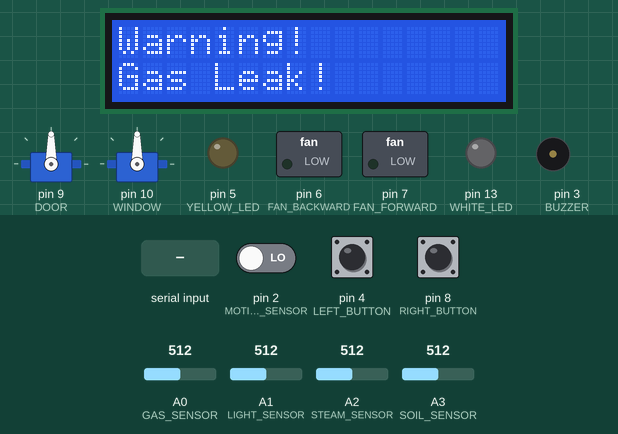
Simulated run of this sketch. Board: Arduino Uno, built with avr-gcc and run on an emulated ATmega328P. Parts: 16×2 character LCD, 2 × servo, switched loads named in the sketch (green lamp = pin HIGH), output pins drawn as LEDs (lit = HIGH), buzzer (waves = sounding). The inputs (shaded band) are chosen by the test bench; at power-on: A0 (GAS_SENSOR) = 512, pin 4 (LEFT_BUTTON) HIGH, A1 (LIGHT_SENSOR) = 512, pin 2 (MOTION_SENSOR) LOW, pin 8 (RIGHT_BUTTON) HIGH, A2 (STEAM_SENSOR) = 512, A3 (SOIL_SENSOR) = 512. What the sketch prints to the serial monitor is not drawn.

Above: at 1.2 s.
1.3 s: A0 (GAS_SENSOR) set to 108
3.0 s: A0 (GAS_SENSOR) set to 91
At 3.9 s:
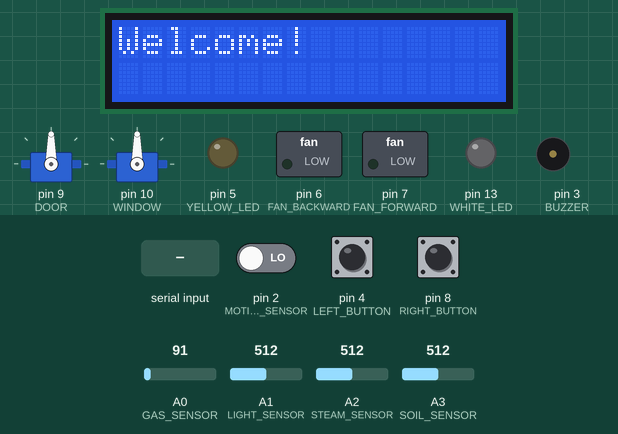
4.6 s: pin 4 (LEFT_BUTTON) pulled LOW for 0.15 s
At 5.8 s:
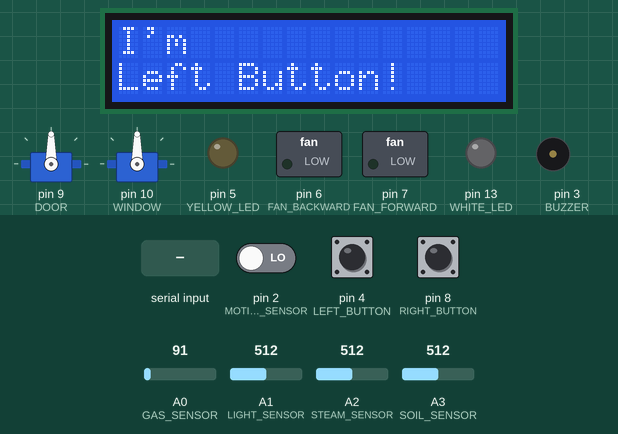
6.2 s: A1 (LIGHT_SENSOR) set to 108
8.8 s: A1 (LIGHT_SENSOR) set to 90
At 10.3 s:
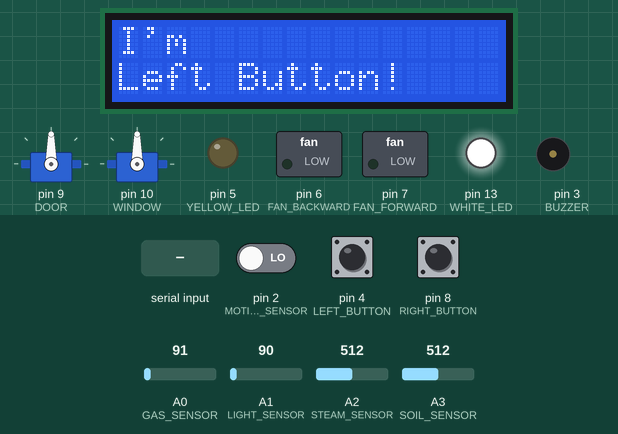
10.6 s: "1" received over Serial
At 11.6 s:
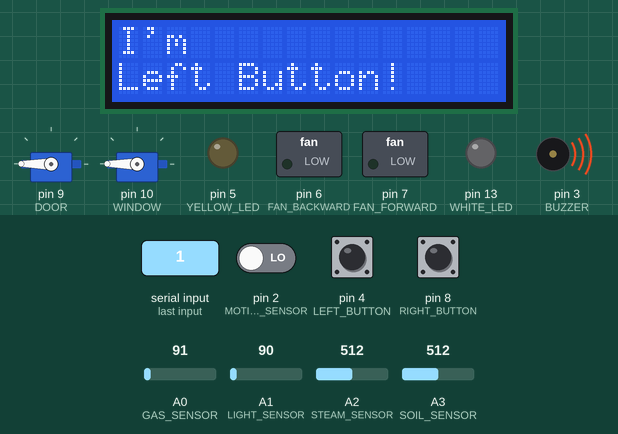
Timing chart, 0 to 13.1 s (numbered marks = the images above; inputs shaded):
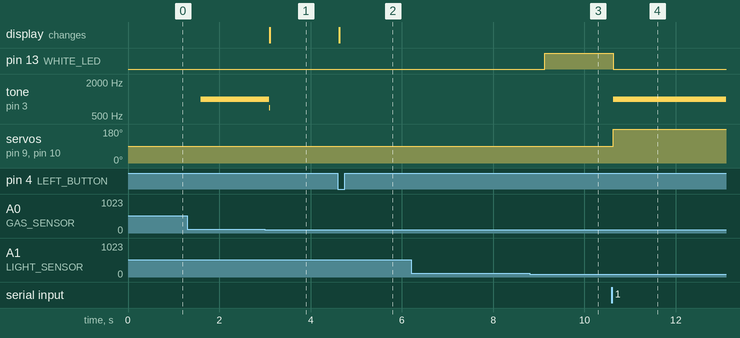

Measured:
- the behaviour switches between 100 and 99 on A0 (GAS_SENSOR) (found by bisection; images 0 and 1)
- the behaviour switches between 101 and 100 on A1 (LIGHT_SENSOR) (found by bisection; images 2 and 3)
- after the input at 3.0 s, the display: changes after 0.11 s (image 1)
- after the input at 4.6 s, the display: changes at once (image 2)
- after the input at 6.2 s, every drawn part: stays the same
- after the input at 8.8 s, pin 13 (WHITE_LED): LOW → HIGH after 0.33 s
- after the input at 10.6 s, pin 13 (WHITE_LED): HIGH → LOW at once; tone on pin 3 (BUZZER): silent → 1000 Hz at once; servo on pin 9 (DOOR), servo on pin 10 (WINDOW): 90° → 180° at once

The sketch:

house.ino
```cpp
#include <Servo.h>
#include <Wire.h>
#include <LiquidCrystal_I2C.h> // LiquidCrystal_I2C library

LiquidCrystal_I2C lcd(0x27, 16, 2); // 0x27 is the i2c address of the LCM1602 IIC v1 module (might differ)

int input_array[8];  // state array for sending from java to arduino

int output_array[8] = {0, 0, 0, 0, 0, 0, 0, 0};

Servo DOOR;
Servo WINDOW;

#define BUZZER 3
#define YELLOW_LED 5
#define FAN_BACKWARD 6
#define FAN_FORWARD 7
//#define DOOR 9
//#define WINDOW 10
#define WHITE_LED 13

#define GAS_SENSOR A0
#define LIGHT_SENSOR A1
#define STEAM_SENSOR A2
#define SOIL_SENSOR A3
#define MOTION_SENSOR 2
#define LEFT_BUTTON 4
#define RIGHT_BUTTON 8

int gas_sensor_val = 0;
int light_sensor_val = 0;
int steam_sensor_val = 0;
int soil_sensor_val = 0;
int motion_sensor_val = 0;
int right_button_val = 0;
int left_button_val = 0;

int ultimate_flag = 0;

int alarm = 0;

byte sensor_byte = 0;

void setup() {
  //byte b = 13;
  lcd.init();
  lcd.backlight(); // turns on the backlight
  //lcd.clear();

  Serial.begin(9600);
  while (!Serial) {
    ; // wait for serial port to connect.
  }

  lcd.setCursor(0, 0); // set cursor to first row
  lcd.print("Welcome!"); // print to lcd

  DOOR.attach(9);
  WINDOW.attach(10);

  pinMode(BUZZER, OUTPUT);
  pinMode(YELLOW_LED, OUTPUT);
  pinMode(FAN_BACKWARD, OUTPUT);
  pinMode(FAN_FORWARD, OUTPUT);
  pinMode(WHITE_LED, OUTPUT);

  pinMode(GAS_SENSOR, INPUT);
  pinMode(LIGHT_SENSOR, INPUT);
  pinMode(STEAM_SENSOR, INPUT);
  pinMode(SOIL_SENSOR, INPUT);
  pinMode(MOTION_SENSOR, INPUT);
  pinMode(RIGHT_BUTTON, INPUT);
  pinMode(LEFT_BUTTON, INPUT);


}

void loop() {
  int i;
  if (Serial.available() > 0) {
    byte incomingByte = 0;
    incomingByte = Serial.read(); // read the incoming byte:
    if (incomingByte != -1) { // -1 means no data is available

      /*
      lcd.setCursor(0, 0); // set cursor to first row
      lcd.print("I received: "); // print out to LCD
      lcd.setCursor(0, 1); // set cursor to secon row
      */

      ByteToArray(incomingByte, input_array);

      /*
      for (i=0; i < 8; ++i) {
        lcd.print(input_array[i]); // print out the retrieved value to the second row
        lcd.setCursor(i + 1, 1);
      }*/


    }
  }

  check_sensors();

  delay(1500);

  sound_alarm();

}

void ByteToArray( byte b, int arr[8] )
{
  byte i;

  for ( i=0; i < 8; ++i )
  {
    arr[i] = b & 1;
    b = b >> 1;
  }

  bit_parser(arr);

}

byte convertToByte(int data[8]) {
  byte resultByte = 0;
  for (int i = 0; i < 8; i++) {
    resultByte |= (data[i] & 0x01) << (7 - i);
  }
  return resultByte;
}

void bit_parser(int arr[8]) {
  if(arr[0] == 1) {
    //digitalWrite(BUZZER, HIGH);
    tone(BUZZER, 1000);
  } else {
    //digitalWrite(BUZZER, LOW);
    noTone(BUZZER);
  }
  if(arr[1] == 1) {
    digitalWrite(YELLOW_LED, HIGH);
  } else {
    digitalWrite(YELLOW_LED, LOW);
  }
  if(arr[2] == 1) {
    digitalWrite(FAN_FORWARD, HIGH);
  } else {
    digitalWrite(FAN_FORWARD, LOW);
  }
  if(arr[3] == 1) {
    digitalWrite(FAN_BACKWARD, HIGH);
  } else {
    digitalWrite(FAN_BACKWARD, LOW);
  }
  if(arr[4] == 1) {
    DOOR.write(360);
  } else {
    DOOR.write(0);
  }
  if(arr[5] == 1) {
   WINDOW.write(360);
  } else {
    WINDOW.write(0);
  }
  if(arr[6] == 1) {
    digitalWrite(WHITE_LED, HIGH);
  } else {
    digitalWrite(WHITE_LED, LOW);
  }

}

void check_sensors() {

  ultimate_flag = 0;

  gas_sensor_val = analogRead(GAS_SENSOR);

  if(gas_sensor_val > 100 && output_array[0] == 0) {
    output_array[0] = 1;
    ultimate_flag = 1;
    start_alarm();
  }
    if(gas_sensor_val < 100 && output_array[0] == 1) {
    output_array[0] = 0;
    ultimate_flag = 1;
    stop_alarm();
  }

  light_sensor_val = analogRead(LIGHT_SENSOR);

  if(light_sensor_val <= 100 && output_array[1] == 0) {
    output_array[1] = 1;
    ultimate_flag = 1;
    digitalWrite(WHITE_LED, HIGH);
  }
    if(light_sensor_val > 100 && output_array[1] == 1) {
    output_array[1] = 0;
    ultimate_flag = 1;
    digitalWrite(WHITE_LED, LOW);
  }

  steam_sensor_val = analogRead(STEAM_SENSOR);

  if(steam_sensor_val >= 200 && output_array[2] == 0) {
    output_array[2] = 1;
    ultimate_flag = 1;
  }
    if(steam_sensor_val < 200 && output_array[2] == 1) {
    output_array[2] = 0;
    ultimate_flag = 1;
  }


  soil_sensor_val = analogRead(SOIL_SENSOR);

  if(soil_sensor_val >= 200 && output_array[3] == 0) {
    output_array[3] = 1;
    ultimate_flag = 1;
  }
    if(soil_sensor_val < 200 && output_array[3] == 1) {
    output_array[3] = 0;
    ultimate_flag = 1;
  }

  motion_sensor_val = digitalRead(MOTION_SENSOR);

  if(motion_sensor_val == 1 && output_array[4] == 0) {
    output_array[4] = 1;
    ultimate_flag = 1;
  }
    if(motion_sensor_val == 0 && output_array[4] == 1) {
    output_array[4] = 0;
    ultimate_flag = 1;
  }

  right_button_val = digitalRead(RIGHT_BUTTON);
  if(right_button_val == 0) {
    stop_alarm();
  }

  left_button_val = digitalRead(LEFT_BUTTON);
  if(left_button_val == 0) {
    lcd.clear();
    lcd.setCursor(0, 0); // set cursor to first row
    lcd.print("I'm"); // print to lcd
    lcd.setCursor(0, 1);
    lcd.print("Left Button!");
  }

  if(ultimate_flag == 1) {

    sensor_byte = convertToByte(output_array);
    Serial.write(sensor_byte);
    ultimate_flag = 0;

  }


}


void sound_alarm() {

  static int x = 0;

  if(alarm == 1) {

  if(x == 0)
    tone(BUZZER, 1000);
  if(x == 1)
    tone(BUZZER, 700);

  x++;
  if (x == 2) x = 0;

  }

}

void start_alarm() {

  lcd.clear();
  lcd.setCursor(0, 0); // set cursor to first row
  lcd.print("Warning!"); // print to lcd
  lcd.setCursor(0, 1);
  lcd.print("Gas Leak!");

  alarm = 1;

}


void stop_alarm() {

  lcd.clear();
  lcd.setCursor(0, 0); // set cursor to first row
  lcd.print("Welcome!"); // print to lcd
  noTone(BUZZER);
  alarm = 0;

}
```
